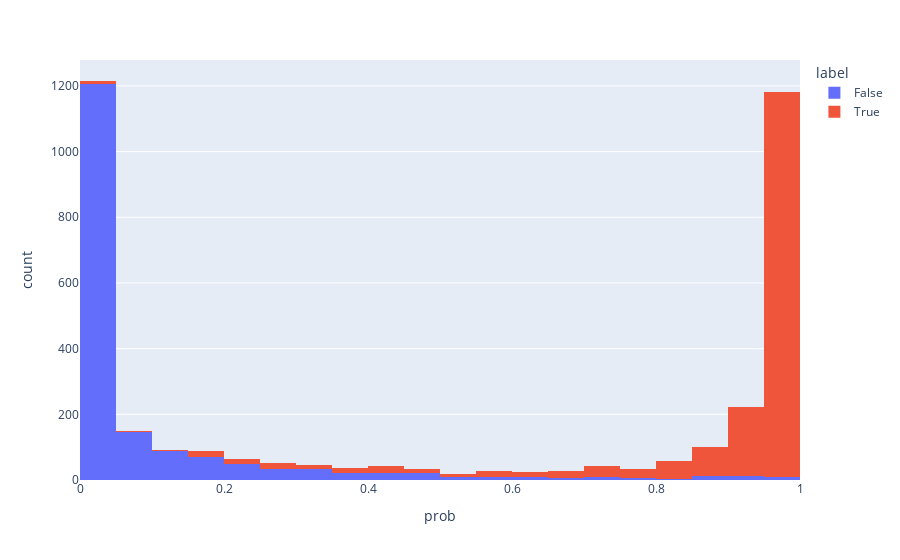

This figure's notebook cell:
### Code cell
px.histogram(levelone_estimator.dfs[0]['train'], x='prob', color='label')

### Figure 1 — Plotly figure (JSON) as saved in the notebook; plotly's stock layout.template omitted (floating-point values rounded to 4 significant figures; data arrays with more than 128 entries replaced by an {"elided": "..."} marker saying what was removed)
{"data": [{"alignmentgroup": "True", "bingroup": "x", "hovertemplate": "label=False<br>prob=%{x}<br>count=%{y}<extra></extra>", "legendgroup": "False", "marker": {"color": "#636efa"}, "name": "False", "offsetgroup": "False", "orientation": "v", "showlegend": true, "type": "histogram", "x": {"elided": "1774 float values"}, "xaxis": "x", "yaxis": "y"}, {"alignmentgroup": "True", "bingroup": "x", "hovertemplate": "label=True<br>prob=%{x}<br>count=%{y}<extra></extra>", "legendgroup": "True", "marker": {"color": "#EF553B"}, "name": "True", "offsetgroup": "True", "orientation": "v", "showlegend": true, "type": "histogram", "x": {"elided": "1774 float values"}, "xaxis": "x", "yaxis": "y"}], "layout": {"autosize": true, "barmode": "relative", "legend": {"title": {"text": "label"}, "tracegroupgap": 0}, "margin": {"t": 60}, "xaxis": {"anchor": "y", "autorange": true, "domain": [0, 1], "range": [3.469e-17, 1], "title": {"text": "prob"}, "type": "linear"}, "yaxis": {"anchor": "x", "autorange": true, "domain": [0, 1], "range": [0, 1279.0], "title": {"text": "count"}}}}
